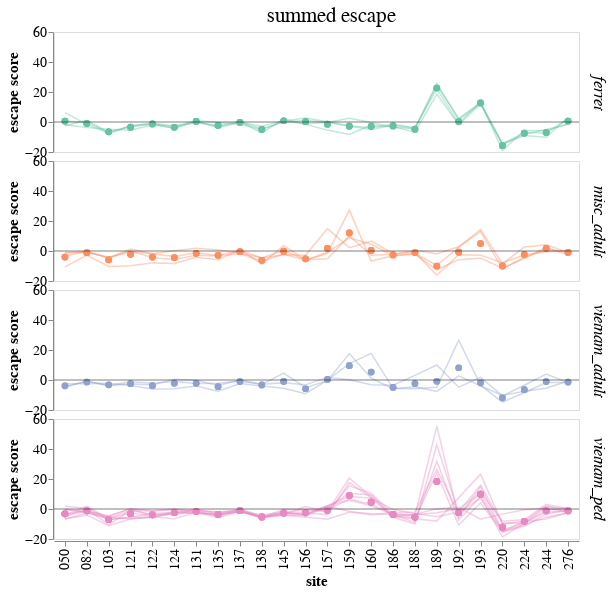

The notebook cell saved with this chart:
### Code cell
# filtered sites, line and scatter overlay
summed_escape_lineplot = (
    alt.Chart()
    .encode(
        x=alt.X("site", 
                title="site",
               ),
        y=alt.Y(
            "escape",
            title="escape score",
        ),
        color=alt.Color('cohort:N', 
                        legend=None
                       ).scale(scheme='set2'),
        detail='serum',
        tooltip=['serum', 'site', 'escape']
    )
    .mark_line(size=1.5, opacity=0.4)
    .properties(width=525, height=120)
)

mean_points = (
    alt.Chart()
    .encode(
        x=alt.X("site", title="site"),
        y=alt.Y("mean_cohort_escape"),
        color=alt.Color('cohort:N', legend=None).scale(scheme='set2'),
        tooltip=['site', 'escape']
    )
    .mark_circle(size=45, opacity=0.75)
)

x_axis = alt.Chart(pd.DataFrame({'y': [0]})).mark_rule(opacity=0.5).encode(y='y')

faceted_line_scatter_overlay = alt.layer(
    summed_escape_lineplot, mean_points, x_axis, data=escape_df_filtered
).facet(
    facet=alt.Facet(
        'cohort:N',
        title='summed escape',
        header=alt.Header(
            titleFontSize=21,
            titleFontWeight='normal',
            titlePadding=5,
            labelFontSize=17,
            labelOrient='right',
            # labelAngle=0,
            labelFontStyle='italic'
        )
    ),
    spacing=5,
    columns=1
).configure_axis(
    grid=False,
    labelFontSize=14,
    titleFontSize=15
)

faceted_line_scatter_overlay.save('scratch_notebooks/figure_drafts/perth09_analysis/sitewise_escape_plots/230724_summed_escape_filt_sites.html')

faceted_line_scatter_overlay

### Figure 1 — Vega-Lite specification as saved in the notebook (floating-point values rounded to 4 significant figures; data arrays with more than 128 entries replaced by an {"elided": "..."} marker saying what was removed)
{"config": {"view": {"continuousWidth": 300, "continuousHeight": 300}, "axis": {"grid": false, "labelFontSize": 14, "titleFontSize": 15}}, "data": {"name": "data-44ab0648ae07fd8aef12105f16712023"}, "facet": {"field": "cohort", "header": {"labelFontSize": 17, "labelFontStyle": "italic", "labelOrient": "right", "titleFontSize": 21, "titleFontWeight": "normal", "titlePadding": 5}, "title": "summed escape", "type": "nominal"}, "spec": {"layer": [{"mark": {"type": "line", "opacity": 0.4, "size": 1.5}, "encoding": {"color": {"field": "cohort", "legend": null, "scale": {"scheme": "set2"}, "type": "nominal"}, "detail": {"field": "serum", "type": "nominal"}, "tooltip": [{"field": "serum", "type": "nominal"}, {"field": "site", "type": "nominal"}, {"field": "escape", "type": "quantitative"}], "x": {"field": "site", "title": "site", "type": "nominal"}, "y": {"field": "escape", "title": "escape score", "type": "quantitative"}}}, {"mark": {"type": "circle", "opacity": 0.75, "size": 45}, "encoding": {"color": {"field": "cohort", "legend": null, "scale": {"scheme": "set2"}, "type": "nominal"}, "tooltip": [{"field": "site", "type": "nominal"}, {"field": "escape", "type": "quantitative"}], "x": {"field": "site", "title": "site", "type": "nominal"}, "y": {"field": "mean_cohort_escape", "type": "quantitative"}}}, {"data": {"name": "data-06fd9f850666401b4599de5588b60692"}, "mark": {"type": "rule", "opacity": 0.5}, "encoding": {"y": {"field": "y", "type": "quantitative"}}}], "height": 120, "width": 525}, "columns": 1, "spacing": 5, "$schema": "https://vega.github.io/schema/vega-lite/v5.8.0.json", "datasets": {"data-44ab0648ae07fd8aef12105f16712023": {"elided": "480 records"}, "data-06fd9f850666401b4599de5588b60692": [{"y": 0}]}}
